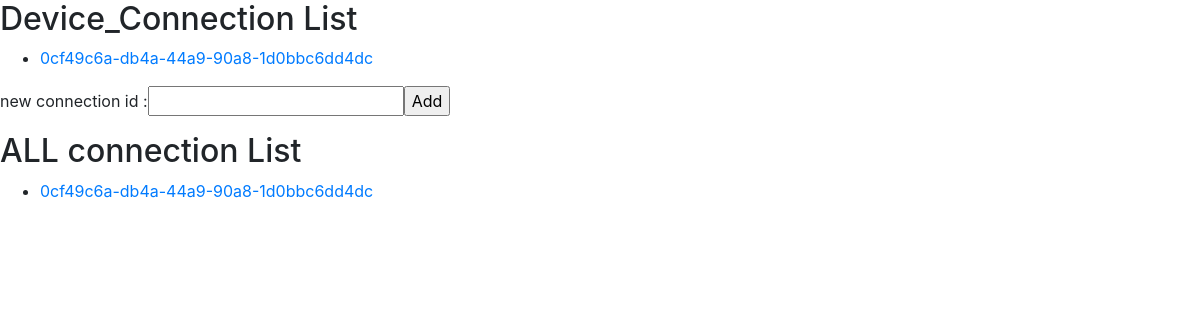
Page /api/v1/device/28fb2f49-3aaf-4c02-975c-9a4e72ce02de/connection/ on the committed database.
### device/models.py (models this page shows)
class Device_Connection(models.Model):
    device = models.ForeignKey(Device, on_delete=models.CASCADE)
    connection = models.ForeignKey('connection.Connection', on_delete=models.CASCADE)

### connection/models.py (models this page shows)
class Connection(models.Model):
    id = models.CharField(max_length=36, primary_key=True, default=uuid.uuid4())
    key = models.CharField(max_length=50)
    label_ko = models.CharField(max_length=50)
    label_en = models.CharField(max_length=50)
    super_permission = models.IntegerField()
    user_permission = models.IntegerField()
    is_object = models.BooleanField()
    is_array = models.BooleanField()
    is_object_array = models.BooleanField()
    created_at = models.DateTimeField(auto_now_add=True)
    updated_at = models.DateTimeField(auto_now=True)

### device/views.py (the view, shortened to what this page needs)
# urls.py: path('<device_id>/connection/',views.device_connection),
@csrf_exempt
def device_connection(request, device_id):
    if request.method == 'GET':
        device_connection_list = Device_Connection.objects.filter(device_id=device_id)
        connection_list = Connection.objects.all()
        context = {'category': 'device', 'sub_category': 'connection', 'included_list': device_connection_list,
                   'sub_list': connection_list}
        return render(request, 'deviceconnectionviewer.html', context)

### templates/deviceconnectionviewer.html
{% load static %}
<link rel="stylesheet" type="text/css" href="{% static 'bootstrap.min.css' %}">
<h2>Device_Connection List</h2>
{% if included_list %}
    <ul>
    {% for included in included_list %}
        <div class = "form-inline form-group">
            <li><a href="/api/v1/connection/{{ included.connection.id }}">{{ included.connection.id }}</a></li>
        </div>
    {% endfor %}
    </ul>
    {% else %}
    <p>There is no {{ sub_category }} in {{ category }}</p>
{% endif %}
<form method = "POST">
        <div class = "form-inline form-group">
            <label> new connection id : </label><label>
            <input name="id" type="text">
                                <input type="submit" value = "Add">
        </label>
        </div>
</form>
<h2> ALL {{ sub_category }} List</h2>
{% if sub_list %}
    <ul>
    {% for item in sub_list %}
      <li><a href='/api/v1/{{ sub_category }}/{{ item }}'>{{ item.id }}</a></li>
    {% endfor %}
    </ul>
{% endif %}

### rows in the picture
Device_Connection: connection.id "0cf49c6a-db4a-44a9-90a8-1d0bbc6dd4dc"
Connection: id "0cf49c6a-db4a-44a9-90a8-1d0bbc6dd4dc"

### other values in the picture
{{ sub_category }} "connection"
